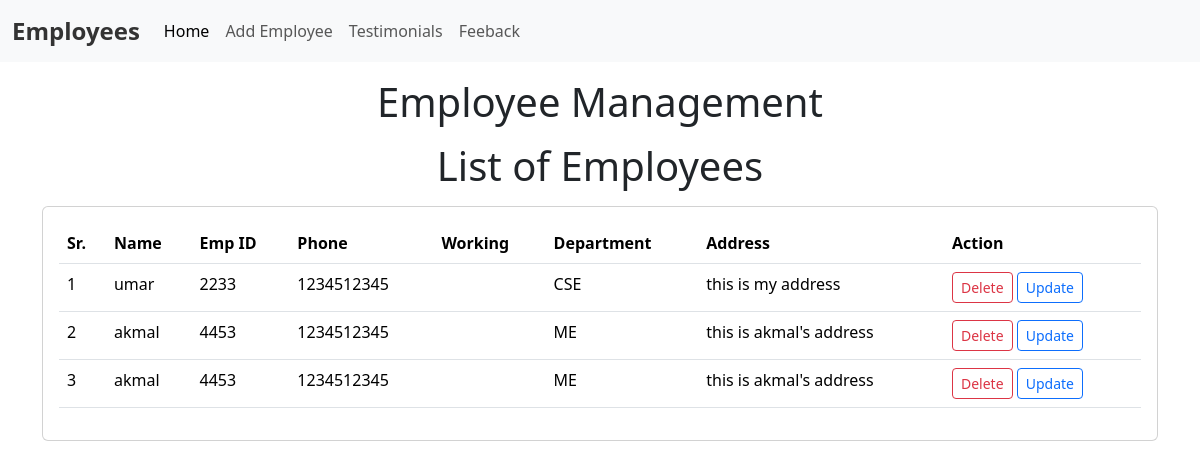
Before: /employee/home/ with the older database file.
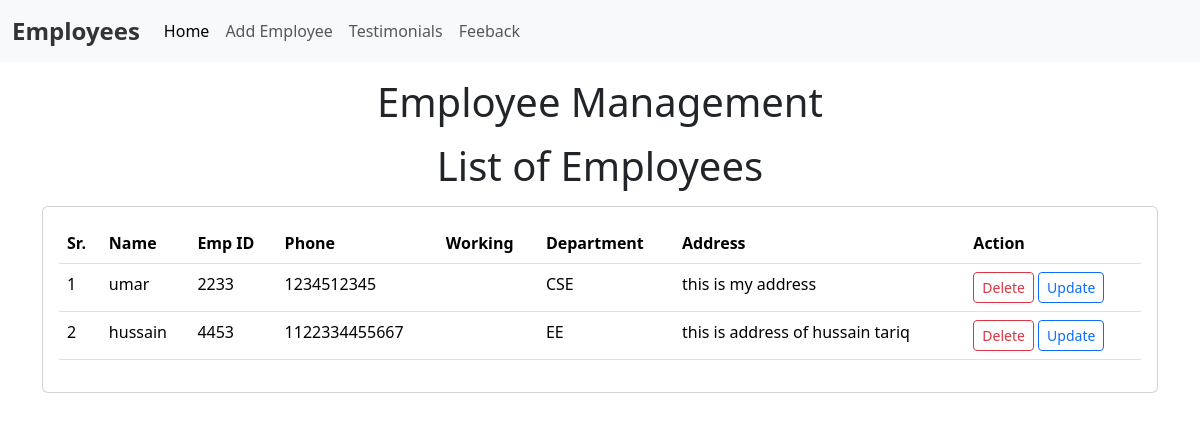
After: the same page with the newer database file.
### employee/models.py (models this page shows, shortened)
class Emp(models.Model):
    name = models.CharField(max_length=200)
    emp_id = models.CharField(max_length=200)
    phone = models.CharField(max_length=20)
    address = models.CharField(max_length=200)
    is_working = models.BooleanField(default=True)
    department = models.CharField(max_length=20)

### employee/views.py (the view)
# urls.py: 2. Add a URL to urlpatterns:  path('', views.home, name='home')
def home(request):
    emps = Emp.objects.all()
    return render(request, "emp/home.html", {"emps":emps})

### templates/emp/home.html (shortened to what this page needs)
<!DOCTYPE html>
<html lang="en">
  <head>
    <link
      href="https://cdn.jsdelivr.net/npm/bootstrap@5.3.3/dist/css/bootstrap.min.css"
      rel="stylesheet"
    />
  </head>
  <body>
    {% include 'emp/navbar.html' %}
    <h1 class="text-center my-3">Employee Management</h1>
    <h1 class="text-center my-3">List of Employees</h1>
    <div class="container">
      <div class="row">
        <div class="col-md-12">
          <div class="card">
            <div class="card-body">
              <table class="table">
                <thead>
                  <tr>
                    <th>Sr.</th>
                    <th>Name</th>
                    <th>Emp ID</th>
                    <th>Phone</th>
                    <th>Working</th>
                    <th>Department</th>
                    <th>Address</th>
                    <th>Action</th>
                  </tr>
                </thead>
                <tbody>
                  {% for e in emps %}
                  <tr>
                    <td>{{forloop.counter}}</td>
                    <td>{{e.name}}</td>
                    <td>{{e.emp_id}}</td>
                    <td>{{e.phone}}</td>
                    <td>{{e.working}}</td>
                    <td>{{e.department}}</td>
                    <td>{{e.address}}</td>
                    <td>
                      <a
                        href="/employee/delete-emp/{{e.id}}"
                        class="btn btn-outline-danger btn-sm"
                        >Delete</a
                      >
                      <a
                        href="/employee/update-emp/{{e.id}}"
                        class="btn btn-outline-primary btn-sm"
                        >Update</a
                      >
                    </td>
                  </tr>
                  {% endfor %}
                </tbody>
              </table>
            </div>
          </div>
        </div>
      </div>
    </div>
  </body>
</html>

Changed rows visible on the page:
removed Emp: name "akmal", emp_id "4453", phone "1234512345", department "ME", address "this is akmal's address"
removed Emp: name "akmal", emp_id "4453", phone "1234512345", department "ME", address "this is akmal's address"
added Emp: name "hussain", emp_id "4453", phone "1122334455667", department "EE", address "this is address of hussain tariq"
